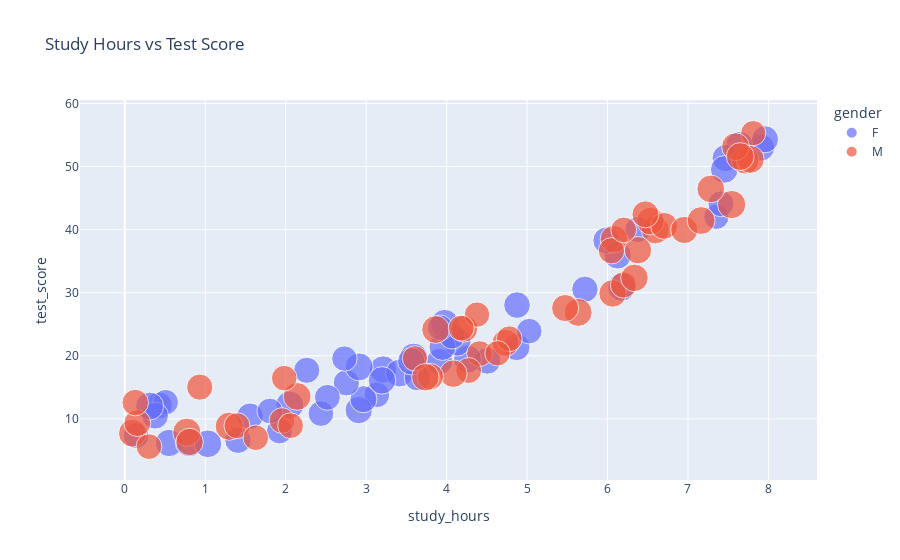

Source (notebook cell):
### Markdown cell above
## Scatter Plot

### Code cell
fig = px.scatter(student_data, x='study_hours', y='test_score', color='gender', size='attendance_rate', hover_data=['subject', 'class_level', 'hostel'], title='Study Hours vs Test Score')
fig.show()

### Figure 1 — Plotly figure (JSON) as saved in the notebook; plotly's stock layout.template omitted (floating-point values rounded to 4 significant figures; data arrays with more than 128 entries replaced by an {"elided": "..."} marker saying what was removed)
{"data": [{"customdata": {"elided": "51x3 mixed values"}, "hovertemplate": "gender=F<br>study_hours=%{x}<br>test_score=%{y}<br>attendance_rate=%{marker.size}<br>subject=%{customdata[0]}<br>class_level=%{customdata[1]}<br>hostel=%{customdata[2]}<extra></extra>", "legendgroup": "F", "marker": {"color": "#636efa", "size": [0.89, 0.83, 0.92, 0.94, 0.97, 0.97, 0.8, 0.92, 0.94, 0.99, 0.87, 0.99, 0.95, 0.98, 0.89, 0.85, 0.88, 0.82, 0.85, 0.92, 0.83, 0.87, 1, 0.88, 0.87, 0.99, 0.98, 0.97, 0.93, 0.91, 0.83, 0.92, 0.94, 0.91, 0.84, 0.99, 0.91, 0.96, 0.92, 0.86, 0.85, 0.95, 0.86, 0.96, 0.83, 0.86, 0.81, 0.82, 0.82, 0.94, 0.98], "sizemode": "area", "sizeref": 0.0025, "symbol": "circle"}, "mode": "markers", "name": "F", "orientation": "v", "showlegend": true, "type": "scatter", "x": [4.508, 3.133, 7.909, 3.211, 3.413, 6.173, 7.353, 0.423, 2.908, 4.26, 5.719, 3.977, 6.126, 2.051, 4.875, 3.635, 1.407, 0.508, 1.923, 2.966, 0.14, 2.754, 3.591, 1.557, 3.913, 4.13, 2.913, 7.641, 7.468, 0.376, 2.438, 4.869, 0.55, 3.948, 2.518, 0.803, 5.985, 7.451, 7.957, 2.262, 7.41, 3.197, 4.067, 1.033, 1.803, 6.376, 2.73, 5.027, 3.919, 3.561, 0.309], "xaxis": "x", "y": [19.2, 13.81, 53.02, 17.82, 17.26, 30.86, 42.04, 12.13, 11.4, 19.47, 30.55, 25.13, 35.94, 12.21, 28.04, 16.52, 6.623, 12.65, 8.1, 13.12, 7.336, 15.72, 19.77, 10.43, 19.11, 22.18, 18.24, 53.36, 51.34, 10.52, 10.84, 21.38, 6.185, 21.4, 13.42, 6.217, 38.28, 49.54, 54.32, 17.7, 44.1, 16.11, 23.15, 6.053, 11.25, 40.02, 19.56, 23.92, 24.45, 19.13, 12.03], "yaxis": "y"}, {"customdata": {"elided": "49x3 mixed values"}, "hovertemplate": "gender=M<br>study_hours=%{x}<br>test_score=%{y}<br>attendance_rate=%{marker.size}<br>subject=%{customdata[0]}<br>class_level=%{customdata[1]}<br>hostel=%{customdata[2]}<extra></extra>", "legendgroup": "M", "marker": {"color": "#EF553B", "size": [0.98, 0.8, 0.95, 0.84, 0.93, 0.84, 0.96, 0.95, 0.92, 0.81, 0.9, 1, 0.97, 0.86, 0.99, 0.95, 1, 0.96, 0.96, 0.97, 0.83, 0.83, 0.88, 0.84, 0.98, 0.91, 0.99, 0.87, 0.97, 0.97, 0.87, 0.8, 0.88, 0.97, 0.92, 0.85, 0.95, 0.81, 0.82, 0.93, 0.94, 0.94, 0.82, 0.83, 0.84, 0.91, 0.83, 0.97, 0.95], "sizemode": "area", "sizeref": 0.0025, "symbol": "circle"}, "mode": "markers", "name": "M", "orientation": "v", "showlegend": true, "type": "scatter", "x": [0.096, 7.811, 6.063, 4.41, 4.218, 4.274, 6.08, 7.711, 4.733, 4.378, 0.156, 1.299, 3.864, 0.932, 6.594, 4.083, 7.543, 7.283, 6.533, 7.775, 1.954, 2.061, 3.797, 4.779, 5.635, 6.703, 0.771, 6.049, 7.591, 7.649, 6.198, 3.606, 0.13, 2.142, 5.473, 1.395, 3.736, 4.633, 1.629, 6.954, 6.379, 0.805, 1.982, 6.201, 4.182, 6.471, 0.301, 7.163, 6.335], "xaxis": "x", "y": [7.734, 55.3, 29.89, 20.35, 24.32, 17.67, 38.49, 50.99, 22.07, 26.53, 9.333, 8.837, 24.17, 15.04, 39.97, 17.17, 43.98, 46.45, 41.36, 51.14, 9.742, 8.924, 16.7, 22.7, 26.88, 40.6, 7.892, 36.65, 53.16, 51.58, 31.24, 19.59, 12.59, 13.56, 27.57, 8.92, 16.61, 20.4, 7.014, 39.95, 36.75, 6.349, 16.46, 39.96, 24.39, 42.43, 5.609, 41.44, 32.36], "yaxis": "y"}], "layout": {"legend": {"itemsizing": "constant", "title": {"text": "gender"}, "tracegroupgap": 0}, "title": {"text": "Study Hours vs Test Score"}, "xaxis": {"anchor": "y", "domain": [0, 1], "title": {"text": "study_hours"}}, "yaxis": {"anchor": "x", "domain": [0, 1], "title": {"text": "test_score"}}}}
